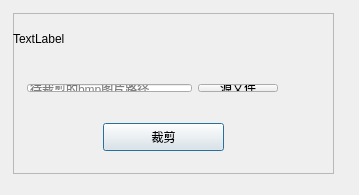
<?xml version="1.0" encoding="UTF-8"?>
<ui version="4.0">
 <class>CutPicture</class>
 <widget class="QDialog" name="CutPicture">
  <property name="geometry">
   <rect>
    <x>0</x>
    <y>0</y>
    <width>359</width>
    <height>195</height>
   </rect>
  </property>
  <property name="minimumSize">
   <size>
    <width>0</width>
    <height>0</height>
   </size>
  </property>
  <property name="maximumSize">
   <size>
    <width>16777215</width>
    <height>16777215</height>
   </size>
  </property>
  <property name="windowTitle">
   <string>CutPicture</string>
  </property>
  <property name="styleSheet">
   <string notr="true">background-image:&quot;09175222_3eb27ed67b.jpg&quot;</string>
  </property>
  <widget class="QFrame" name="frame">
   <property name="geometry">
    <rect>
     <x>13</x>
     <y>13</y>
     <width>321</width>
     <height>161</height>
    </rect>
   </property>
   <property name="minimumSize">
    <size>
     <width>0</width>
     <height>0</height>
    </size>
   </property>
   <property name="maximumSize">
    <size>
     <width>16777215</width>
     <height>225</height>
    </size>
   </property>
   <property name="frameShape">
    <enum>QFrame::StyledPanel</enum>
   </property>
   <property name="frameShadow">
    <enum>QFrame::Raised</enum>
   </property>
   <widget class="QPushButton" name="btnConvert">
    <property name="geometry">
     <rect>
      <x>90</x>
      <y>110</y>
      <width>121</width>
      <height>28</height>
     </rect>
    </property>
    <property name="text">
     <string>裁剪</string>
    </property>
   </widget>
   <widget class="QLabel" name="label">
    <property name="geometry">
     <rect>
      <x>0</x>
      <y>10</y>
      <width>291</width>
      <height>31</height>
     </rect>
    </property>
    <property name="text">
     <string>TextLabel</string>
    </property>
   </widget>
   <widget class="QWidget" name="">
    <property name="geometry">
     <rect>
      <x>3</x>
      <y>60</y>
      <width>273</width>
      <height>30</height>
     </rect>
    </property>
    <layout class="QHBoxLayout" name="horizontalLayout">
     <item>
      <widget class="QLineEdit" name="lineEditSrc">
       <property name="placeholderText">
        <string>待裁剪的bmp图片路径</string>
       </property>
      </widget>
     </item>
     <item>
      <widget class="QPushButton" name="btnSrc">
       <property name="text">
        <string>源文件</string>
       </property>
      </widget>
     </item>
    </layout>
   </widget>
  </widget>
 </widget>
 <layoutdefault spacing="6" margin="11"/>
 <resources/>
 <connections/>
</ui>
